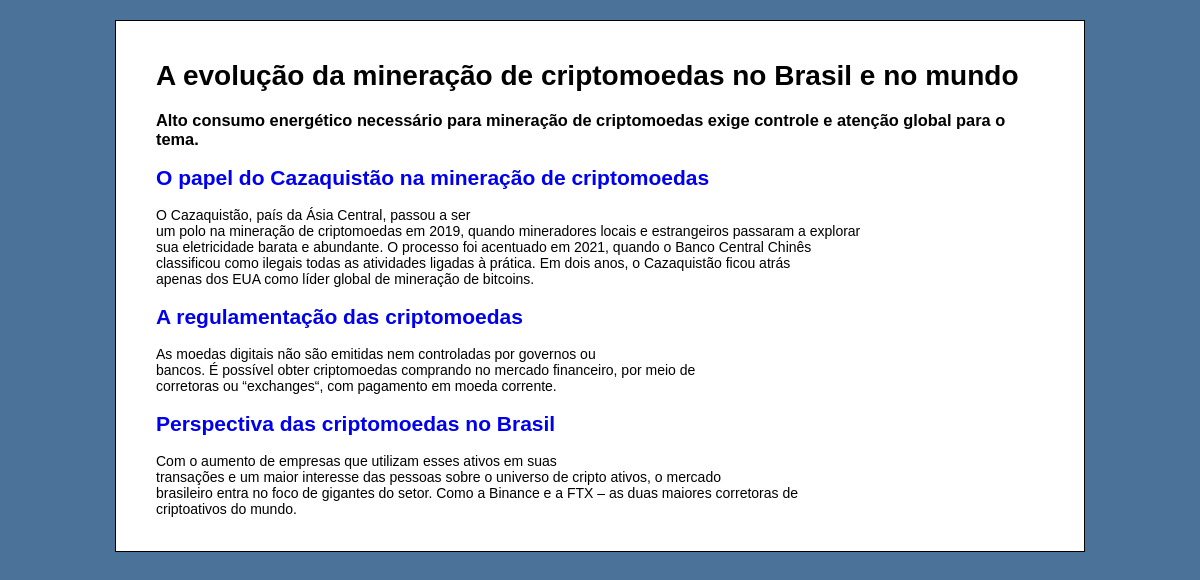
The page / on the database its author committed.
### tables this page shows
CREATE TABLE IF NOT EXISTS `artigos` (
  `id` int(11) NOT NULL AUTO_INCREMENT,
  `titulo` text NOT NULL,
  `conteudo` text NOT NULL,
  PRIMARY KEY (`id`)
);

### src/Artigo.php (called while the page is built, shortened)
<?php
class Artigo {
    private $mysql;
    public function __construct(mysqli $mysql)
    {
        $this -> mysql = $mysql;
    }
    public function exibirTodos(): array {
        $resultado = $this -> mysql -> query('SELECT id, titulo, conteudo FROM artigos');
        $artigos = $resultado -> fetch_all(MYSQLI_ASSOC);
        return $artigos;
    }
}
?>

### index.php (the view, shortened to what this page needs)
<?php
require 'config.php';
include 'src/Artigo.php';
$artigo = new Artigo($mysql);
$artigos = $artigo -> exibirTodos();
?>
<!DOCTYPE html>
<html lang="pt-br">
<head>
    <link rel="stylesheet" type="text/css" href="style.css">
</head>
<body>
    <div id="container">
        <h1>A evolução da mineração de criptomoedas no Brasil e no mundo</h1>
        <h3>Alto consumo energético necessário para mineração de criptomoedas exige controle e
            atenção global para o tema.</h3>
        <?php foreach ($artigos as $artigo) : ?>
        <h2>
            <a href="artigo.php?id=<?php echo $artigo ['id']; ?>  ">
                <?php echo $artigo ['titulo'];  ?>
            </a>
        </h2>
        <p>
            <?php echo nl2br($artigo ['conteudo']); ?>
        </p>
        <?php endforeach;  ?>
    </div>
</body>
</html>

### style.css (style rules this page uses)
body { background-color: #4B7399; font-family: Verdana, Helvetica, Arial; font-size: 14px; }
#container { width: 75%; margin: 0 auto; background-color: #FFF; padding: 20px 40px; border: solid 1px black; margin-top: 20px; }
a { text-decoration: none; }

### rows shown on the page
artigos: titulo "O papel do Cazaquistão na mineração de criptomoedas", conteudo "O Cazaquistão, país da Ásia Central, passou a ser um polo na mineração de criptomoedas em 2019, quando mineradores locais e estrangeiros passaram a explorar sua eletricidade barata e abundante. O processo foi acentuado em 2021, quando o Banco Central Chinês classificou como ilegais todas as atividades ligadas à prática. Em dois anos, o Cazaquistão ficou atrás apenas dos EUA como líder global de mineração de bitcoins."
artigos: titulo "A regulamentação das criptomoedas", conteudo "As moedas digitais não são emitidas nem controladas por governos ou bancos. É possível obter criptomoedas comprando no mercado financeiro, por meio de corretoras ou “exchanges“, com pagamento em moeda corrente."
artigos: titulo "Perspectiva das criptomoedas no Brasil", conteudo "Com o aumento de empresas que utilizam esses ativos em suas transações e um maior interesse das pessoas sobre o universo de cripto ativos, o mercado brasileiro entra no foco de gigantes do setor. Como a Binance e a FTX – as duas maiores corretoras de criptoativos do mundo."
